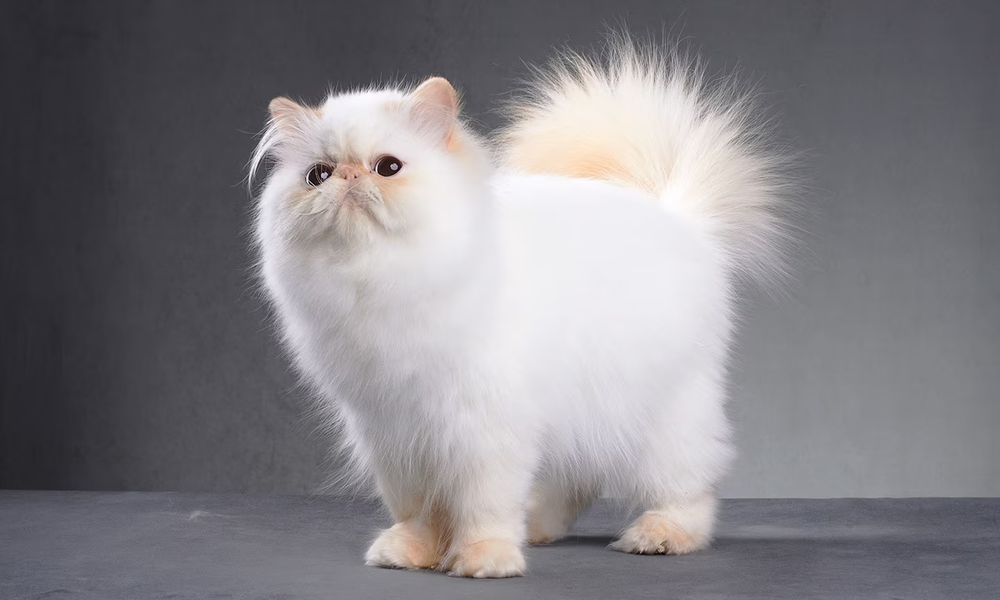
#> input picture assets/images/cat1.png, 1000 x 600 px, shrunk from 1439 x 863 before the run
$ jupyter execute L14_image_rotation.ipynb
#> lines starting #> are read from the running program, lines starting #| are printed output that depends on the picture; after the words box and inside, x2 and y2 are one past the last pixel; in counts of white or black regions, pixels touching at a corner belong together
[cell 1]
import cv2

import numpy as np
import matplotlib.pyplot as plt

from core.entities.constants import Paths as p

[cell 2]
img_path = p.IMAGE_ASSETS / "cat1.png"
img = cv2.imread(img_path)
#> img is the input picture: shape (600, 1000, 3); mean B, G, R 134.2, 130, 132.5

img_rgb = cv2.cvtColor(img, cv2.COLOR_BGR2RGB)

plt.figure()
plt.imshow(img_rgb)

[cell 3]
height, width, _ = img_rgb.shape
#> height = 600; width = 1000
angle = 180

scale = 1
center = (int(width / 2), int(height / 2))
#> center = (500, 300)

cv2.circle(img_rgb, center, 5, (0, 0, 255), -1)
#> img_rgb: shape (600, 1000, 3); mean R, G, B 132.4, 129.9, 134.2

T = cv2.getRotationMatrix2D(center, angle, scale)
img_rotated = cv2.warpAffine(img_rgb, T, (width, height))
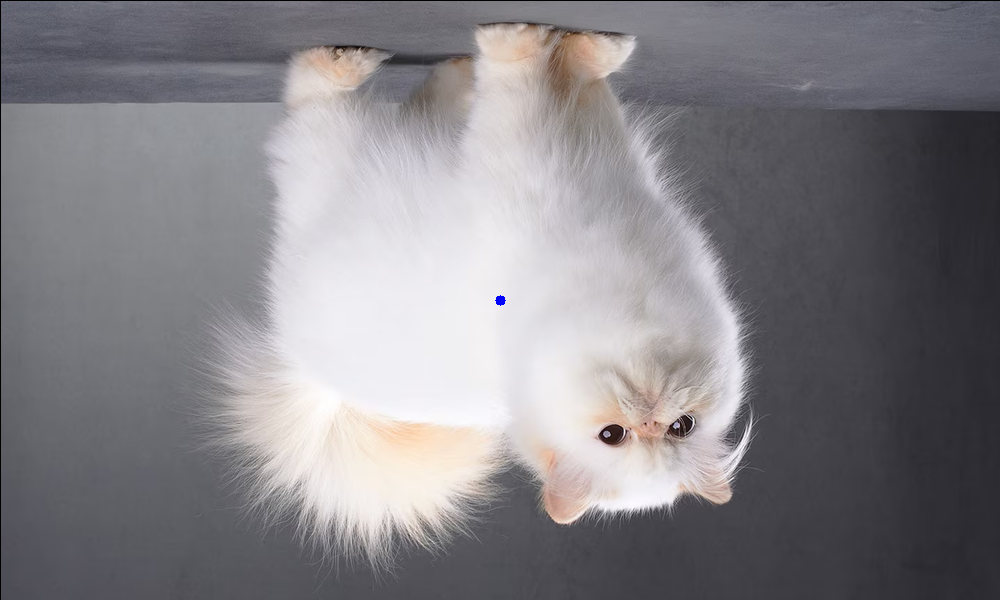
#> img_rotated: shape (600, 1000, 3); mean R, G, B 132.3, 129.8, 134.1
cv2.putText(img_rotated,
            f"{center}",
            (center[0] + 10, center[1] - 10),
            cv2.FONT_HERSHEY_SIMPLEX, 1, (0, 0, 255), 2)
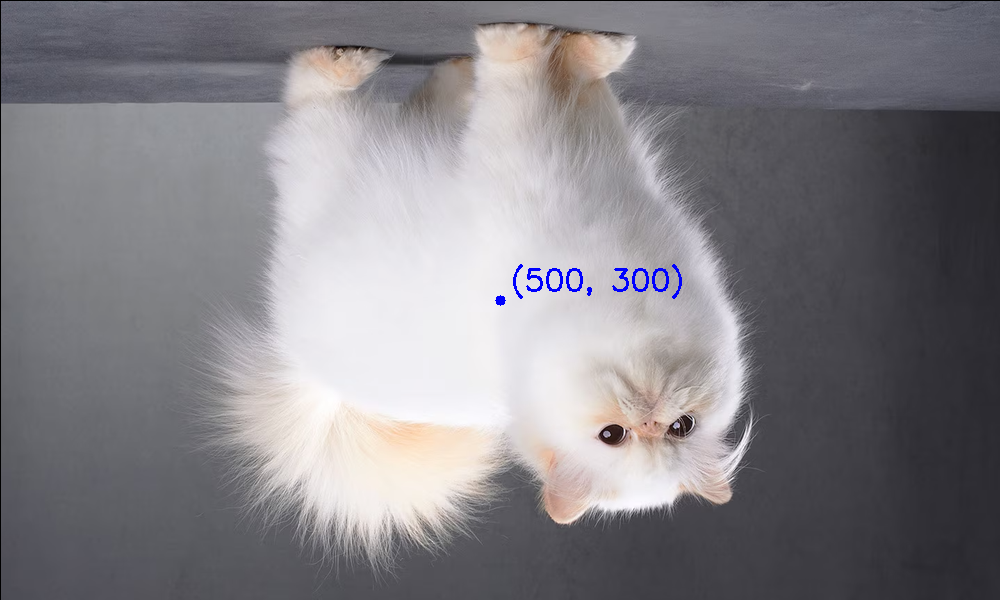
#> img_rotated: shape (600, 1000, 3); 0.21% of pixels changed, all inside (x1, y1, x2, y2) = (513, 264, 682, 299)

plt.figure()
plt.imshow(img_rotated)

$ run again, with assets/images/colored_balls.jpg saved as assets/images/cat1.png
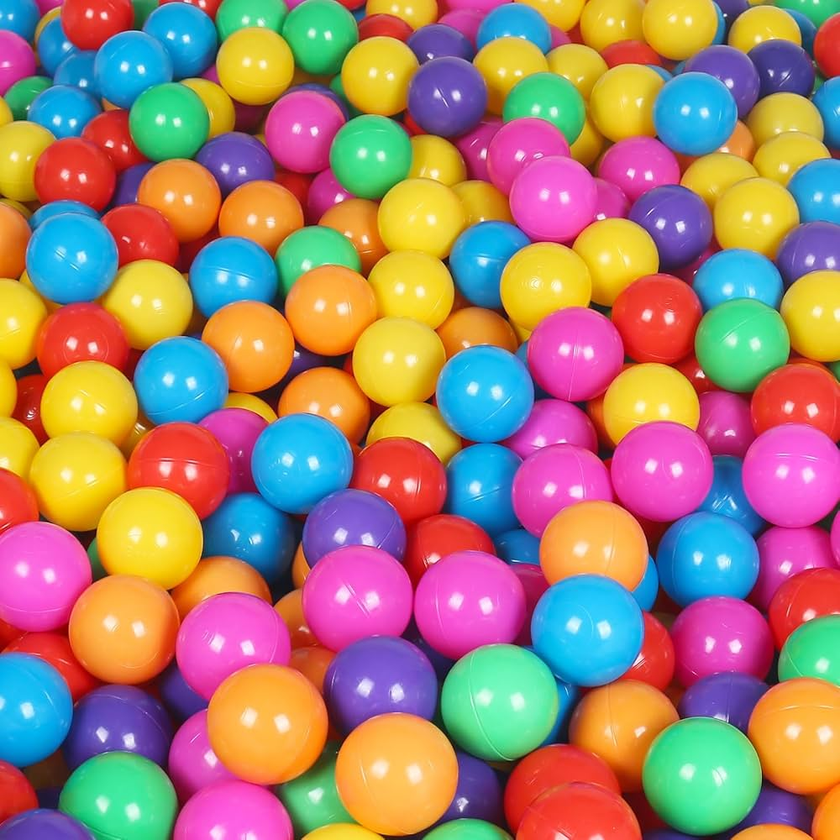
#> input picture assets/images/colored_balls.jpg, 840 x 840 px, shrunk from 1000 x 1000 before the run
#> img is the input picture: shape (840, 840, 3); mean B, G, R 113.2, 128.7, 164.6
#> `img_rotated = cv2.warpAffine(img_rgb, T, (width, height))`:
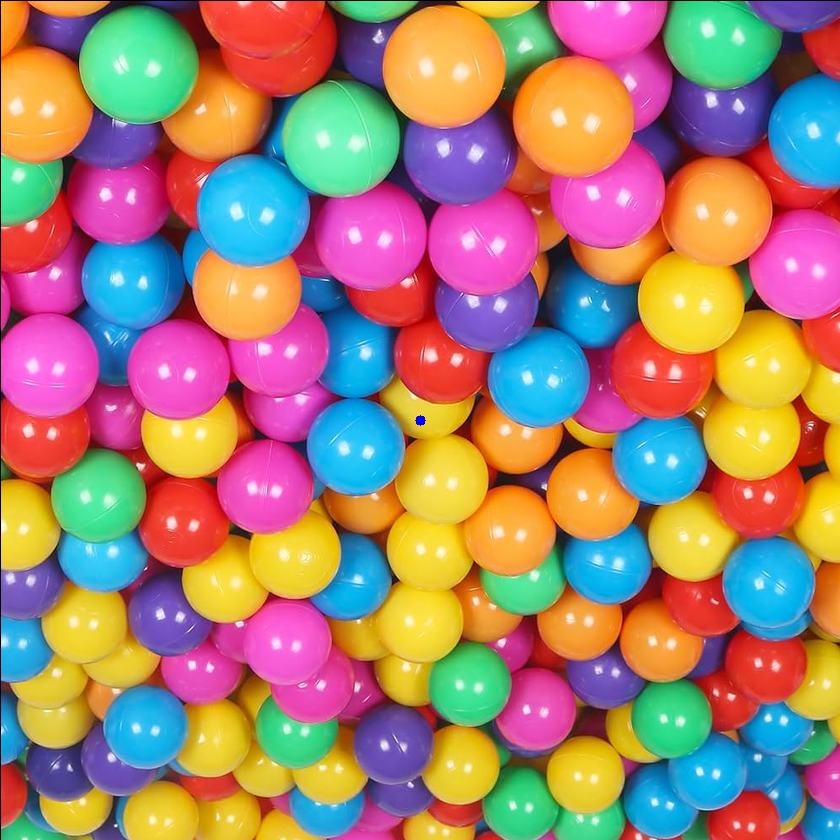
#> img_rotated: shape (840, 840, 3); mean R, G, B 164.1, 128.4, 113
#> `cv2.putText(img_rotated, f"{center}", (center[0] + 10, center[1] - 10)..`:
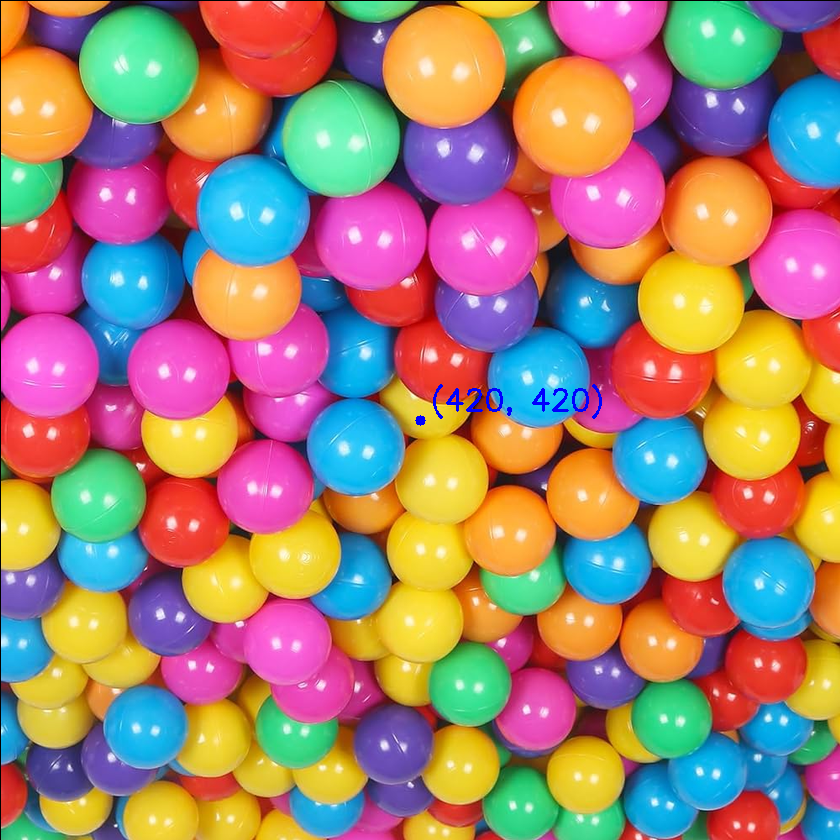
#> img_rotated: shape (840, 840, 3); 0.18% of pixels changed, all inside (x1, y1, x2, y2) = (433, 384, 602, 419)
